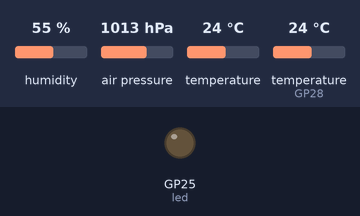
A program run on a simulated Raspberry Pi Pico running MicroPython. Shown: output pins drawn as LEDs (lit = HIGH). The test bench sets the inputs (shaded band); at power-on: humidity 55 %, air pressure 1013 hPa, temperature 24 °C, temperature (sensor on GP28) 24 °C. WiFi joins after 1.5 s; requests to the public web service named in the program get a made-up reply in its usual format after 0.4 s (London, UTC, broken clouds, 64 % humidity, 1013 hPa unless stated); library files of the repository ran but are not shown: bmp085.py, secrets.py; what the program prints to the serial console is not drawn.

Above: at 3.1 s.
Timing chart, 0 to 22.3 s (numbered marks = the images above):
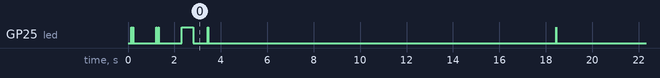

The program:

main.py
```python
from machine import Pin, I2C, reset
from time import sleep, ticks_ms, ticks_diff
from bmp085 import BMP180
from PicoDHT22 import PicoDHT22
import wlan
import secrets
import urequests

# Enable On-Board LED
led = Pin("LED", Pin.OUT)

# Initialize DHT11
dht = PicoDHT22(Pin(28,Pin.IN,Pin.PULL_UP),dht11=True)

# Setting up I2C pins for BMP180
i2c = I2C(1, sda = Pin(14), scl = Pin(15))

# Configuring BMP180
bmp = BMP180(i2c)
bmp.oversample = 2
bmp.sealevel = 1013.25

# Connect to WiFi
try:
    wlan.connect()
except KeyboardInterrupt:
    reset()

# API POST URL
URL = 'https://api.thingspeak.com/update?api_key=%s' % secrets.thingspeak

led.on()
sleep(.5)
led.off()

start = ticks_ms() - 15000

while(1):
    end = ticks_ms()

    # Waiting for 15 seconds between requests
    if(ticks_diff(end, start) > 15000):
        start = end

        Temp, humidity = dht.read()
        temp = (bmp.temperature + Temp) / 2
        press = bmp.pressure
        altitude = bmp.altitude

        finalURL = URL +"&field1=%s&field2=%s&field3=%s&field4=%s" % (temp, press, altitude, humidity)
        request = urequests.post(finalURL)
        request.close()

        print("Temperature: {0:5.2f}°C\nPressure: {1:5.2f}hPa\nAltitude: {2:5.2f}m\nHumidity: {3}%".format(temp, press, altitude, humidity))
        print("\n\n")

        led.toggle()
        sleep(.01)
        led.toggle()
```

wlan.py
```python
import network
import secrets
from machine import Pin
from time import sleep

led = Pin("LED", Pin.OUT)

def connect():
    wlan = network.WLAN(network.STA_IF)
    wlan.active(True)
    wlan.disconnect()
    wlan.connect(secrets.ssid, secrets.password)
    while(wlan.isconnected() == False):
        led.on()
        sleep(.02)
        led.off()
        sleep(.05)
        led.on()
        sleep(.02)
        led.off()
        sleep(1)
```
